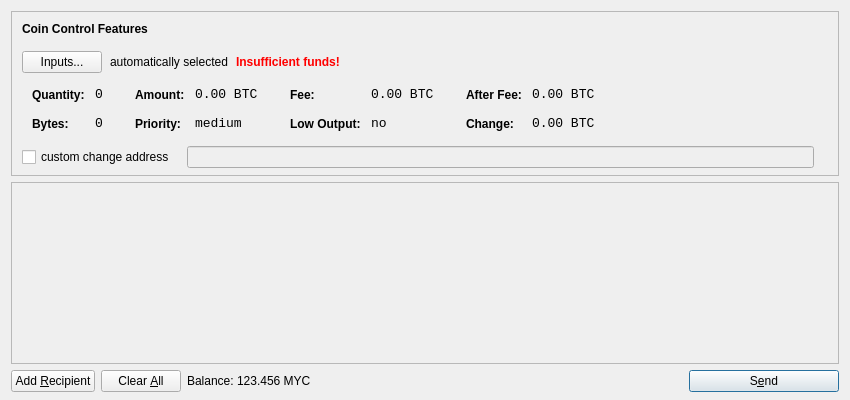
<?xml version="1.0" encoding="UTF-8"?>
<ui version="4.0">
 <class>SendCoinsDialog</class>
 <widget class="QDialog" name="SendCoinsDialog">
  <property name="geometry">
   <rect>
    <x>0</x>
    <y>0</y>
    <width>850</width>
    <height>400</height>
   </rect>
  </property>
  <property name="windowTitle">
   <string>Send Coins</string>
  </property>
  <layout class="QVBoxLayout" name="verticalLayout" stretch="0,1,0">
   <property name="bottomMargin">
    <number>8</number>
   </property>
   <item>
    <widget class="QFrame" name="frameCoinControl">
     <property name="sizePolicy">
      <sizepolicy hsizetype="Expanding" vsizetype="Expanding">
       <horstretch>0</horstretch>
       <verstretch>0</verstretch>
      </sizepolicy>
     </property>
     <property name="maximumSize">
      <size>
       <width>16777215</width>
       <height>16777215</height>
      </size>
     </property>
     <property name="frameShape">
      <enum>QFrame::StyledPanel</enum>
     </property>
     <property name="frameShadow">
      <enum>QFrame::Sunken</enum>
     </property>
     <layout class="QVBoxLayout" name="verticalLayoutCoinControl2">
      <property name="spacing">
       <number>-1</number>
      </property>
      <property name="leftMargin">
       <number>0</number>
      </property>
      <property name="topMargin">
       <number>0</number>
      </property>
      <property name="rightMargin">
       <number>0</number>
      </property>
      <property name="bottomMargin">
       <number>6</number>
      </property>
      <item>
       <layout class="QVBoxLayout" name="verticalLayoutCoinControl" stretch="0,0,0,0,1">
        <property name="spacing">
         <number>0</number>
        </property>
        <property name="leftMargin">
         <number>10</number>
        </property>
        <property name="topMargin">
         <number>10</number>
        </property>
        <item>
         <layout class="QHBoxLayout" name="horizontalLayoutCoinControl1">
          <property name="bottomMargin">
           <number>15</number>
          </property>
          <item>
           <widget class="QLabel" name="labelCoinControlFeatures">
            <property name="sizePolicy">
             <sizepolicy hsizetype="Preferred" vsizetype="Maximum">
              <horstretch>0</horstretch>
              <verstretch>0</verstretch>
             </sizepolicy>
            </property>
            <property name="font">
             <font>
              <weight>75</weight>
              <bold>true</bold>
             </font>
            </property>
            <property name="styleSheet">
             <string notr="true">font-weight:bold;</string>
            </property>
            <property name="text">
             <string>Coin Control Features</string>
            </property>
           </widget>
          </item>
         </layout>
        </item>
        <item>
         <layout class="QHBoxLayout" name="horizontalLayoutCoinControl2" stretch="0,0,0,0">
          <property name="spacing">
           <number>8</number>
          </property>
          <property name="bottomMargin">
           <number>10</number>
          </property>
          <item>
           <widget class="QPushButton" name="pushButtonCoinControl">
            <property name="styleSheet">
             <string notr="true"/>
            </property>
            <property name="text">
             <string>Inputs...</string>
            </property>
           </widget>
          </item>
          <item>
           <widget class="QLabel" name="labelCoinControlAutomaticallySelected">
            <property name="text">
             <string>automatically selected</string>
            </property>
            <property name="margin">
             <number>5</number>
            </property>
           </widget>
          </item>
          <item>
           <widget class="QLabel" name="labelCoinControlInsuffFunds">
            <property name="font">
             <font>
              <weight>75</weight>
              <bold>true</bold>
             </font>
            </property>
            <property name="styleSheet">
             <string notr="true">color:red;font-weight:bold;</string>
            </property>
            <property name="text">
             <string>Insufficient funds!</string>
            </property>
            <property name="margin">
             <number>5</number>
            </property>
           </widget>
          </item>
          <item>
           <spacer name="horizontalSpacerCoinControl">
            <property name="orientation">
             <enum>Qt::Horizontal</enum>
            </property>
            <property name="sizeHint" stdset="0">
             <size>
              <width>40</width>
              <height>1</height>
             </size>
            </property>
           </spacer>
          </item>
         </layout>
        </item>
        <item>
         <widget class="QWidget" name="widgetCoinControl" native="true">
          <property name="sizePolicy">
           <sizepolicy hsizetype="Preferred" vsizetype="Preferred">
            <horstretch>0</horstretch>
            <verstretch>0</verstretch>
           </sizepolicy>
          </property>
          <property name="minimumSize">
           <size>
            <width>0</width>
            <height>0</height>
           </size>
          </property>
          <property name="styleSheet">
           <string notr="true"/>
          </property>
          <layout class="QHBoxLayout" name="horizontalLayoutCoinControl5">
           <property name="margin">
            <number>0</number>
           </property>
           <item>
            <layout class="QHBoxLayout" name="horizontalLayoutCoinControl3" stretch="0,0,0,1">
             <property name="spacing">
              <number>20</number>
             </property>
             <property name="topMargin">
              <number>0</number>
             </property>
             <property name="bottomMargin">
              <number>10</number>
             </property>
             <item>
              <layout class="QFormLayout" name="formLayoutCoinControl1">
               <property name="horizontalSpacing">
                <number>10</number>
               </property>
               <property name="verticalSpacing">
                <number>14</number>
               </property>
               <property name="leftMargin">
                <number>10</number>
               </property>
               <property name="topMargin">
                <number>4</number>
               </property>
               <property name="rightMargin">
                <number>6</number>
               </property>
               <item row="0" column="0">
                <widget class="QLabel" name="labelCoinControlQuantityText">
                 <property name="styleSheet">
                  <string notr="true">font-weight:bold;</string>
                 </property>
                 <property name="text">
                  <string>Quantity:</string>
                 </property>
                 <property name="margin">
                  <number>0</number>
                 </property>
                </widget>
               </item>
               <item row="0" column="1">
                <widget class="QLabel" name="labelCoinControlQuantity">
                 <property name="font">
                  <font>
                   <family>Monospace</family>
                   <pointsize>10</pointsize>
                  </font>
                 </property>
                 <property name="cursor">
                  <cursorShape>IBeamCursor</cursorShape>
                 </property>
                 <property name="contextMenuPolicy">
                  <enum>Qt::ActionsContextMenu</enum>
                 </property>
                 <property name="text">
                  <string notr="true">0</string>
                 </property>
                 <property name="margin">
                  <number>0</number>
                 </property>
                 <property name="textInteractionFlags">
                  <set>Qt::LinksAccessibleByMouse|Qt::TextSelectableByKeyboard|Qt::TextSelectableByMouse</set>
                 </property>
                </widget>
               </item>
               <item row="1" column="0">
                <widget class="QLabel" name="labelCoinControlBytesText">
                 <property name="styleSheet">
                  <string notr="true">font-weight:bold;</string>
                 </property>
                 <property name="text">
                  <string>Bytes:</string>
                 </property>
                </widget>
               </item>
               <item row="1" column="1">
                <widget class="QLabel" name="labelCoinControlBytes">
                 <property name="font">
                  <font>
                   <family>Monospace</family>
                   <pointsize>10</pointsize>
                  </font>
                 </property>
                 <property name="cursor">
                  <cursorShape>IBeamCursor</cursorShape>
                 </property>
                 <property name="contextMenuPolicy">
                  <enum>Qt::ActionsContextMenu</enum>
                 </property>
                 <property name="text">
                  <string notr="true">0</string>
                 </property>
                 <property name="textInteractionFlags">
                  <set>Qt::LinksAccessibleByMouse|Qt::TextSelectableByKeyboard|Qt::TextSelectableByMouse</set>
                 </property>
                </widget>
               </item>
              </layout>
             </item>
             <item>
              <layout class="QFormLayout" name="formLayoutCoinControl2">
               <property name="horizontalSpacing">
                <number>10</number>
               </property>
               <property name="verticalSpacing">
                <number>14</number>
               </property>
               <property name="leftMargin">
                <number>6</number>
               </property>
               <property name="topMargin">
                <number>4</number>
               </property>
               <property name="rightMargin">
                <number>6</number>
               </property>
               <item row="0" column="0">
                <widget class="QLabel" name="labelCoinControlAmountText">
                 <property name="styleSheet">
                  <string notr="true">font-weight:bold;</string>
                 </property>
                 <property name="text">
                  <string>Amount:</string>
                 </property>
                 <property name="margin">
                  <number>0</number>
                 </property>
                </widget>
               </item>
               <item row="0" column="1">
                <widget class="QLabel" name="labelCoinControlAmount">
                 <property name="font">
                  <font>
                   <family>Monospace</family>
                   <pointsize>10</pointsize>
                  </font>
                 </property>
                 <property name="cursor">
                  <cursorShape>IBeamCursor</cursorShape>
                 </property>
                 <property name="contextMenuPolicy">
                  <enum>Qt::ActionsContextMenu</enum>
                 </property>
                 <property name="text">
                  <string notr="true">0.00 BTC</string>
                 </property>
                 <property name="textInteractionFlags">
                  <set>Qt::LinksAccessibleByMouse|Qt::TextSelectableByKeyboard|Qt::TextSelectableByMouse</set>
                 </property>
                </widget>
               </item>
               <item row="1" column="0">
                <widget class="QLabel" name="labelCoinControlPriorityText">
                 <property name="styleSheet">
                  <string notr="true">font-weight:bold;</string>
                 </property>
                 <property name="text">
                  <string>Priority:</string>
                 </property>
                </widget>
               </item>
               <item row="1" column="1">
                <widget class="QLabel" name="labelCoinControlPriority">
                 <property name="font">
                  <font>
                   <family>Monospace</family>
                   <pointsize>10</pointsize>
                  </font>
                 </property>
                 <property name="cursor">
                  <cursorShape>IBeamCursor</cursorShape>
                 </property>
                 <property name="contextMenuPolicy">
                  <enum>Qt::ActionsContextMenu</enum>
                 </property>
                 <property name="text">
                  <string>medium</string>
                 </property>
                 <property name="textInteractionFlags">
                  <set>Qt::LinksAccessibleByMouse|Qt::TextSelectableByKeyboard|Qt::TextSelectableByMouse</set>
                 </property>
                </widget>
               </item>
              </layout>
             </item>
             <item>
              <layout class="QFormLayout" name="formLayoutCoinControl3">
               <property name="horizontalSpacing">
                <number>10</number>
               </property>
               <property name="verticalSpacing">
                <number>14</number>
               </property>
               <property name="leftMargin">
                <number>6</number>
               </property>
               <property name="topMargin">
                <number>4</number>
               </property>
               <property name="rightMargin">
                <number>6</number>
               </property>
               <item row="0" column="0">
                <widget class="QLabel" name="labelCoinControlFeeText">
                 <property name="styleSheet">
                  <string notr="true">font-weight:bold;</string>
                 </property>
                 <property name="text">
                  <string>Fee:</string>
                 </property>
                 <property name="margin">
                  <number>0</number>
                 </property>
                </widget>
               </item>
               <item row="0" column="1">
                <widget class="QLabel" name="labelCoinControlFee">
                 <property name="font">
                  <font>
                   <family>Monospace</family>
                   <pointsize>10</pointsize>
                  </font>
                 </property>
                 <property name="cursor">
                  <cursorShape>IBeamCursor</cursorShape>
                 </property>
                 <property name="contextMenuPolicy">
                  <enum>Qt::ActionsContextMenu</enum>
                 </property>
                 <property name="text">
                  <string notr="true">0.00 BTC</string>
                 </property>
                 <property name="textInteractionFlags">
                  <set>Qt::LinksAccessibleByMouse|Qt::TextSelectableByKeyboard|Qt::TextSelectableByMouse</set>
                 </property>
                </widget>
               </item>
               <item row="1" column="0">
                <widget class="QLabel" name="labelCoinControlLowOutputText">
                 <property name="styleSheet">
                  <string notr="true">font-weight:bold;</string>
                 </property>
                 <property name="text">
                  <string>Low Output:</string>
                 </property>
                </widget>
               </item>
               <item row="1" column="1">
                <widget class="QLabel" name="labelCoinControlLowOutput">
                 <property name="font">
                  <font>
                   <family>Monospace</family>
                   <pointsize>10</pointsize>
                  </font>
                 </property>
                 <property name="cursor">
                  <cursorShape>IBeamCursor</cursorShape>
                 </property>
                 <property name="contextMenuPolicy">
                  <enum>Qt::ActionsContextMenu</enum>
                 </property>
                 <property name="text">
                  <string>no</string>
                 </property>
                 <property name="textInteractionFlags">
                  <set>Qt::LinksAccessibleByMouse|Qt::TextSelectableByKeyboard|Qt::TextSelectableByMouse</set>
                 </property>
                </widget>
               </item>
              </layout>
             </item>
             <item>
              <layout class="QFormLayout" name="formLayoutCoinControl4">
               <property name="horizontalSpacing">
                <number>10</number>
               </property>
               <property name="verticalSpacing">
                <number>14</number>
               </property>
               <property name="leftMargin">
                <number>6</number>
               </property>
               <property name="topMargin">
                <number>4</number>
               </property>
               <property name="rightMargin">
                <number>6</number>
               </property>
               <item row="0" column="0">
                <widget class="QLabel" name="labelCoinControlAfterFeeText">
                 <property name="styleSheet">
                  <string notr="true">font-weight:bold;</string>
                 </property>
                 <property name="text">
                  <string>After Fee:</string>
                 </property>
                 <property name="margin">
                  <number>0</number>
                 </property>
                </widget>
               </item>
               <item row="0" column="1">
                <widget class="QLabel" name="labelCoinControlAfterFee">
                 <property name="font">
                  <font>
                   <family>Monospace</family>
                   <pointsize>10</pointsize>
                  </font>
                 </property>
                 <property name="cursor">
                  <cursorShape>IBeamCursor</cursorShape>
                 </property>
                 <property name="contextMenuPolicy">
                  <enum>Qt::ActionsContextMenu</enum>
                 </property>
                 <property name="text">
                  <string notr="true">0.00 BTC</string>
                 </property>
                 <property name="textInteractionFlags">
                  <set>Qt::LinksAccessibleByMouse|Qt::TextSelectableByKeyboard|Qt::TextSelectableByMouse</set>
                 </property>
                </widget>
               </item>
               <item row="1" column="0">
                <widget class="QLabel" name="labelCoinControlChangeText">
                 <property name="styleSheet">
                  <string notr="true">font-weight:bold;</string>
                 </property>
                 <property name="text">
                  <string>Change:</string>
                 </property>
                </widget>
               </item>
               <item row="1" column="1">
                <widget class="QLabel" name="labelCoinControlChange">
                 <property name="font">
                  <font>
                   <family>Monospace</family>
                   <pointsize>10</pointsize>
                  </font>
                 </property>
                 <property name="cursor">
                  <cursorShape>IBeamCursor</cursorShape>
                 </property>
                 <property name="contextMenuPolicy">
                  <enum>Qt::ActionsContextMenu</enum>
                 </property>
                 <property name="text">
                  <string notr="true">0.00 BTC</string>
                 </property>
                 <property name="textInteractionFlags">
                  <set>Qt::LinksAccessibleByMouse|Qt::TextSelectableByKeyboard|Qt::TextSelectableByMouse</set>
                 </property>
                </widget>
               </item>
              </layout>
             </item>
            </layout>
           </item>
          </layout>
         </widget>
        </item>
        <item>
         <layout class="QHBoxLayout" name="horizontalLayoutCoinControl4" stretch="0,0,0">
          <property name="spacing">
           <number>12</number>
          </property>
          <property name="sizeConstraint">
           <enum>QLayout::SetDefaultConstraint</enum>
          </property>
          <property name="topMargin">
           <number>5</number>
          </property>
          <property name="rightMargin">
           <number>5</number>
          </property>
          <item>
           <widget class="QCheckBox" name="checkBoxCoinControlChange">
            <property name="text">
             <string>custom change address</string>
            </property>
           </widget>
          </item>
          <item>
           <widget class="QLineEdit" name="lineEditCoinControlChange">
            <property name="enabled">
             <bool>false</bool>
            </property>
            <property name="sizePolicy">
             <sizepolicy hsizetype="Expanding" vsizetype="Fixed">
              <horstretch>0</horstretch>
              <verstretch>0</verstretch>
             </sizepolicy>
            </property>
           </widget>
          </item>
          <item>
           <widget class="QLabel" name="labelCoinControlChangeLabel">
            <property name="sizePolicy">
             <sizepolicy hsizetype="Preferred" vsizetype="Expanding">
              <horstretch>0</horstretch>
              <verstretch>0</verstretch>
             </sizepolicy>
            </property>
            <property name="minimumSize">
             <size>
              <width>0</width>
              <height>0</height>
             </size>
            </property>
            <property name="text">
             <string/>
            </property>
            <property name="margin">
             <number>3</number>
            </property>
           </widget>
          </item>
         </layout>
        </item>
        <item>
         <spacer name="verticalSpacerCoinControl">
          <property name="orientation">
           <enum>Qt::Vertical</enum>
          </property>
          <property name="sizeHint" stdset="0">
           <size>
            <width>800</width>
            <height>1</height>
           </size>
          </property>
         </spacer>
        </item>
       </layout>
      </item>
     </layout>
    </widget>
   </item>
   <item>
    <widget class="QScrollArea" name="scrollArea">
     <property name="widgetResizable">
      <bool>true</bool>
     </property>
     <widget class="QWidget" name="scrollAreaWidgetContents">
      <property name="geometry">
       <rect>
        <x>0</x>
        <y>0</y>
        <width>830</width>
        <height>165</height>
       </rect>
      </property>
      <layout class="QVBoxLayout" name="verticalLayout_2">
       <property name="margin">
        <number>0</number>
       </property>
       <item>
        <layout class="QVBoxLayout" name="entries">
         <property name="spacing">
          <number>6</number>
         </property>
        </layout>
       </item>
       <item>
        <spacer name="verticalSpacer">
         <property name="orientation">
          <enum>Qt::Vertical</enum>
         </property>
         <property name="sizeHint" stdset="0">
          <size>
           <width>20</width>
           <height>40</height>
          </size>
         </property>
        </spacer>
       </item>
      </layout>
     </widget>
    </widget>
   </item>
   <item>
    <layout class="QHBoxLayout" name="horizontalLayout">
     <item>
      <widget class="QPushButton" name="addButton">
       <property name="toolTip">
        <string>Send to multiple recipients at once</string>
       </property>
       <property name="text">
        <string>Add &amp;Recipient</string>
       </property>
       <property name="icon">
        <iconset resource="../bitcoin.qrc">
         <normaloff>:/icons/add</normaloff>:/icons/add</iconset>
       </property>
       <property name="autoDefault">
        <bool>false</bool>
       </property>
      </widget>
     </item>
     <item>
      <widget class="QPushButton" name="clearButton">
       <property name="sizePolicy">
        <sizepolicy hsizetype="Minimum" vsizetype="Fixed">
         <horstretch>0</horstretch>
         <verstretch>0</verstretch>
        </sizepolicy>
       </property>
       <property name="toolTip">
        <string>Remove all transaction fields</string>
       </property>
       <property name="text">
        <string>Clear &amp;All</string>
       </property>
       <property name="icon">
        <iconset resource="../bitcoin.qrc">
         <normaloff>:/icons/remove</normaloff>:/icons/remove</iconset>
       </property>
       <property name="autoRepeatDelay">
        <number>300</number>
       </property>
       <property name="autoDefault">
        <bool>false</bool>
       </property>
      </widget>
     </item>
     <item>
      <layout class="QHBoxLayout" name="horizontalLayout_2">
       <property name="spacing">
        <number>3</number>
       </property>
       <item>
        <widget class="QLabel" name="label">
         <property name="text">
          <string>Balance:</string>
         </property>
        </widget>
       </item>
       <item>
        <widget class="QLabel" name="labelBalance">
         <property name="cursor">
          <cursorShape>IBeamCursor</cursorShape>
         </property>
         <property name="text">
          <string>123.456 MYC</string>
         </property>
         <property name="textInteractionFlags">
          <set>Qt::LinksAccessibleByMouse|Qt::TextSelectableByKeyboard|Qt::TextSelectableByMouse</set>
         </property>
        </widget>
       </item>
      </layout>
     </item>
     <item>
      <spacer name="horizontalSpacer">
       <property name="orientation">
        <enum>Qt::Horizontal</enum>
       </property>
       <property name="sizeHint" stdset="0">
        <size>
         <width>40</width>
         <height>20</height>
        </size>
       </property>
      </spacer>
     </item>
     <item>
      <widget class="QPushButton" name="sendButton">
       <property name="minimumSize">
        <size>
         <width>150</width>
         <height>0</height>
        </size>
       </property>
       <property name="toolTip">
        <string>Confirm the send action</string>
       </property>
       <property name="text">
        <string>S&amp;end</string>
       </property>
       <property name="icon">
        <iconset resource="../bitcoin.qrc">
         <normaloff>:/icons/send</normaloff>:/icons/send</iconset>
       </property>
       <property name="default">
        <bool>true</bool>
       </property>
      </widget>
     </item>
    </layout>
   </item>
  </layout>
 </widget>
 <resources>
  <include location="../bitcoin.qrc"/>
 </resources>
 <connections/>
</ui>
